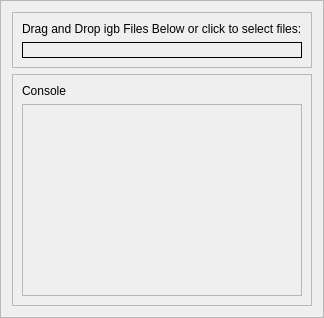
     <widget class="QFrame" name="frame_2">
      <property name="minimumSize">
       <size>
        <width>0</width>
        <height>0</height>
       </size>
      </property>
      <property name="frameShape">
       <enum>QFrame::Shape::StyledPanel</enum>
      </property>
      <property name="frameShadow">
       <enum>QFrame::Shadow::Raised</enum>
      </property>
      <layout class="QVBoxLayout" name="verticalLayout_6">
       <item>
        <widget class="QFrame" name="frame_36">
         <property name="frameShape">
          <enum>QFrame::Shape::StyledPanel</enum>
         </property>
         <property name="frameShadow">
          <enum>QFrame::Shadow::Raised</enum>
         </property>
         <layout class="QVBoxLayout" name="verticalLayout_13">
          <item>
           <widget class="QLabel" name="label_14">
            <property name="maximumSize">
             <size>
              <width>16777215</width>
              <height>36</height>
             </size>
            </property>
            <property name="text">
             <string>Drag and Drop igb Files Below or click to select files:</string>
            </property>
           </widget>
          </item>
          <item>
           <widget class="QLabel" name="label_15">
            <property name="frameShape">
             <enum>QFrame::Shape::Box</enum>
            </property>
            <property name="text">
             <string/>
            </property>
            <property name="pixmap">
             <pixmap resource="ui_resources.qrc">:/ui/alchemy_logo.png</pixmap>
            </property>
            <property name="alignment">
             <set>Qt::AlignmentFlag::AlignCenter</set>
            </property>
           </widget>
          </item>
         </layout>
        </widget>
       </item>
       <item>
        <widget class="QFrame" name="frame_37">
         <property name="frameShape">
          <enum>QFrame::Shape::StyledPanel</enum>
         </property>
         <property name="frameShadow">
          <enum>QFrame::Shadow::Raised</enum>
         </property>
         <layout class="QVBoxLayout" name="verticalLayout_14">
          <item>
           <widget class="QLabel" name="label_39">
            <property name="text">
             <string>Console</string>
            </property>
           </widget>
          </item>
          <item>
           <widget class="QTextEdit" name="textEdit">
            <property name="enabled">
             <bool>false</bool>
            </property>
           </widget>
          </item>
         </layout>
        </widget>
       </item>
      </layout>
     </widget>
